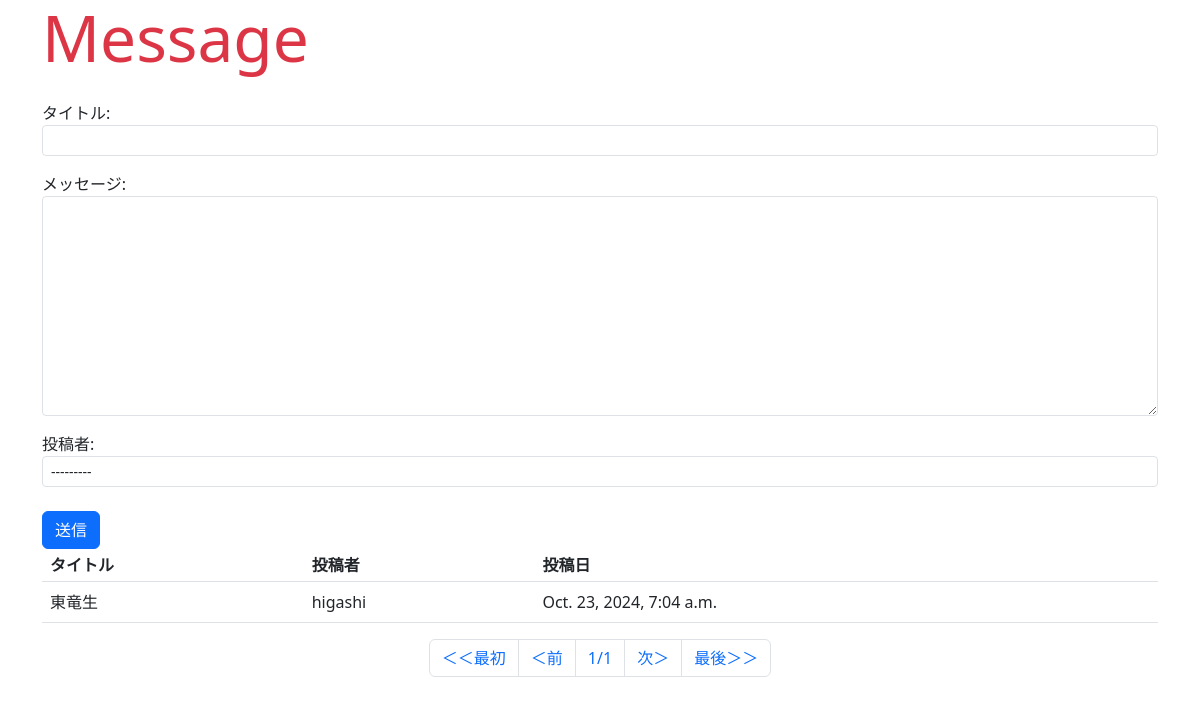
/hello/message/, run on an earlier commit of the app's database.
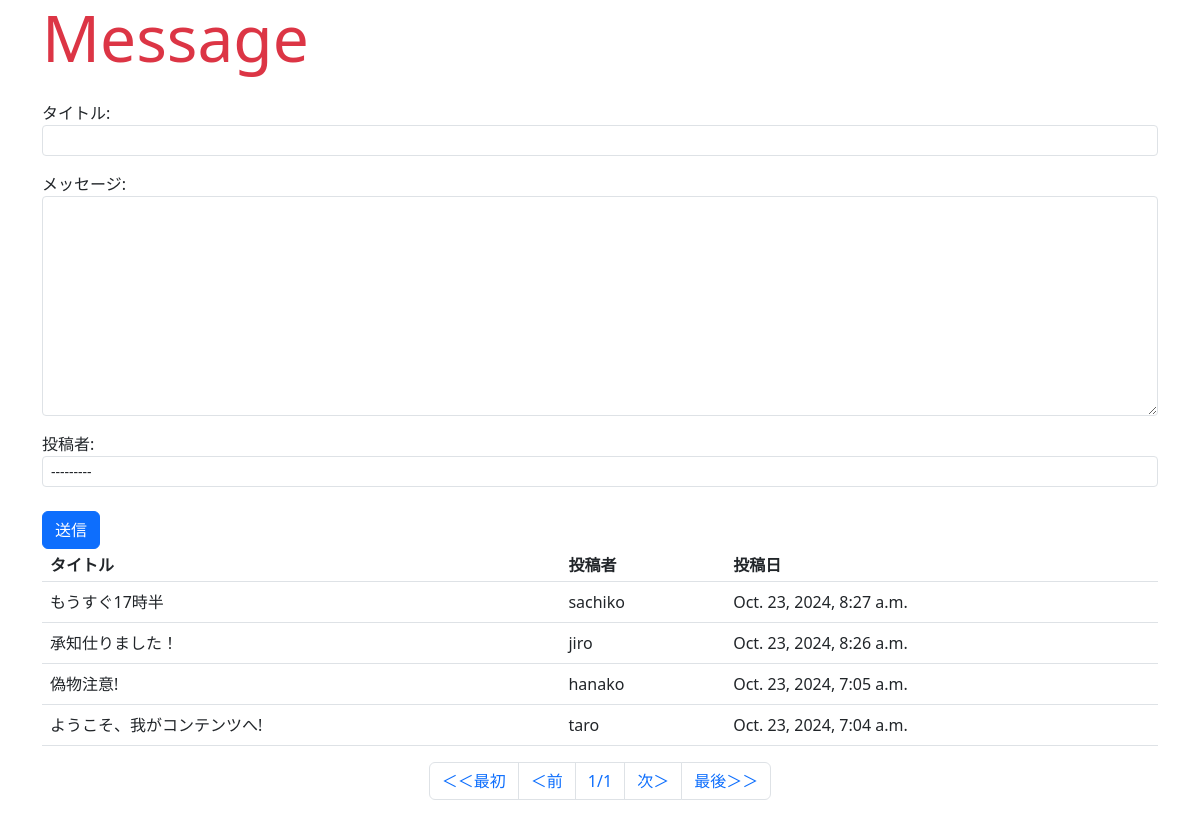
And on a later commit of the database.
### hello/models.py (models this page shows, shortened)
class Message(models.Model):
    friend = models.ForeignKey(Friend, on_delete=models.CASCADE)
    title = models.CharField(max_length=100)
    content = models.CharField(max_length=300)
    pub_date = models.DateTimeField(auto_now_add=True)
    class Meta:
        ordering = ("pub_date",)

class Friend(models.Model):
    name = models.CharField(max_length=100)
    mail = models.EmailField(max_length=100)
    gender = models.BooleanField()
    age = models.IntegerField(default=0)
    birthday = models.DateField()
    def __str__(self):
        return "<Friend:id=" + str(self.id) + "," + self.name + "(" + str(self.age) + ")>"

### hello/views.py (the view)
# urls.py: path('message/',views.message, name='message'),
def message(request, page=1):
    if (request.method=="POST"):
        obj = Message()
        form = MessageForm(request.POST,instance=obj)
        form.save()
    data = Message.objects.all().reverse()
    paginator = Paginator(data,5)
    params = {
        "title":"Message",
        "form":MessageForm(),
        "data":paginator.get_page(page),
    }
    return render(request, "hello/message.html",params)

### hello/forms.py
class MessageForm(forms.ModelForm):
    class Meta:
        model = Message
        fields = ["title","content","friend"]
        widgets = {
            "title":forms.TextInput(attrs={"class":"form-control form-control-sm"}),
            "content":forms.Textarea(attrs={"class":"form-control form-control-sm"}),
            "friend":forms.Select(attrs={"class":"form-control form-control-sm"}),
        }
        labels = {
            "title":"タイトル",
            "content":"メッセージ",
            "friend":"投稿者",
        }

### hello/templates/hello/message.html (shortened to what this page needs)
{% load static %}
<!DOCTYPE html>
<html lang="ja">
<head>
    <link rel="stylesheet" href="https://cdn.jsdelivr.net/npm/bootstrap@5.3.0/dist/css/bootstrap.min.css">
    <link rel="stylesheet" href="{% static 'hello/css/style.css' %}" type="text/css">
</head>
<body class="container">
    <h1 class="display-3 text-danger">{{ title }}</h1>
    <form action="{% url 'message' %}" method="post">
        {{ form.as_p }}
        <input type="submit" value="送信" class="btn btn-primary mt-2">
    </form>
    <table class="table">
        <tr>
            <th class="py-1">タイトル</th>
            <th class="py-1">投稿者</th>
            <th class="py-1">投稿日</th>
        </tr>
        {% for item in data %}
        <tr>
            <td>{{ item.title }}</td>
            <td>{{ item.friend.name }}</td>
            <td>{{ item.pub_date }}</td>
        </tr>
        {% endfor %}
    </table>
    <ul class="pagination justify-content-center">
        {% if data.has_previous %}
        <li class="page-item">
            <a href="{% url 'message' %}" class="page-link">＜＜最初</a>
        </li>
        <li class="page-item">
            <a href="{% url 'message' %}{{data.previous_page_number}}" class="page-link">＜前</a>
        </li>
        {% else %}
        <li class="page-item">
            <a class="page-link">＜＜最初</a>
        </li>
        <li class="page-item">
            <a class="page-link">＜前</a>
        </li>
        {% endif %}
        <li class="page-item">
            <a class="page-link">{{data.number}}/{{data.paginator.num_pages}}</a>
        </li>
        {% if data.has_next %}
        <li class="page-item">
            <a href="{% url 'message' %}{{ data.next_page_number }}" class="page-link">次＞</a>
        </li>
        <li class="page-item">
            <a href="{% url 'message' %}{{data.paginator.num_pages}}" class="page-link">最後＞＞</a>
        </li>
        {% else %}
        <li class="page-item">
            <a class="page-link">次＞</a>
        </li>
        <li class="page-item">
            <a class="page-link">最後＞＞</a>
        </li>
        {% endif %}
    </ul>
</body>
</html>

What changed in the data, as far as the page shows it:
added Message: title "もうすぐ17時半", friend.name "sachiko", pub_date "Oct. 23, 2024, 8:27 a.m."
added Message: title "承知仕りました！", friend.name "jiro", pub_date "Oct. 23, 2024, 8:26 a.m."
added Message: title "偽物注意!", friend.name "hanako", pub_date "Oct. 23, 2024, 7:05 a.m."
changed Message: title "東竜生" → "ようこそ、我がコンテンツへ!"; friend.name "higashi" → "taro"
